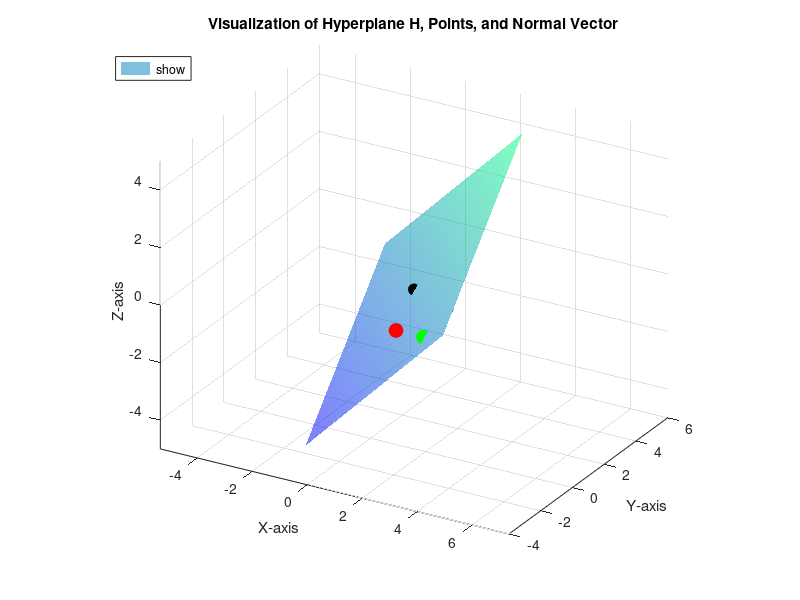

Write the MATLAB code that produced this figure.
% --- 1. Initialization and Vector Definitions ---
clear; clc; close all;

% Define the components of the hyperplane in its PARAMETRIC form
% x = p + s1*d1 + s2*d2
p = [1; 1; 0];
d1 = [1/2; 0; 1/2];      % Direction vector 1 (CORRECTED)
d2 = [0; -1/2; -1/2];    % Direction vector 2 (CORRECTED)

% Define the points to be checked
q1 = [3/2; -1; -1/2];    % This point should NOT be on the plane
q2 = [5/2; -1; -1/2];    % This point SHOULD be on the plane

% --- 2. Calculation of the Normal Form (the task for part "b") ---
% The normal vector 'v' is perpendicular to the direction vectors.
% We calculate it using the cross product.
v_normal = cross(d1, d2);

% Note: v_normal will be [0.25; 0.25; -0.25]. To simplify visualization and
% manual calculations, we can use a scalar multiple, like v = [1; 1; -1].
% MATLAB handles either form fine, but it's good to be aware.
% We will use the scaled normal vector for plotting the quiver (arrow).
v_scaled = v_normal * 4; % -> Results in [1; 1; -1]

% --- 3. Creating the Meshgrid to Draw the Plane ---
% We create a grid of values for the parameters s1 and s2.
% This allows us to generate many points on the plane to draw it as a surface.
[s1_grid, s2_grid] = meshgrid(-5:0.5:5); 

% Calculate the (x, y, z) coordinates for each point in the plane's grid
% using the parametric form.
X = p(1) + s1_grid .* d1(1) + s2_grid .* d2(1);
Y = p(2) + s1_grid .* d1(2) + s2_grid .* d2(2);
Z = p(3) + s1_grid .* d1(3) + s2_grid .* d2(3);

% --- 4. Graphical Visualization ---
figure;
hold on; % Allows plotting multiple elements in the same figure
grid on;
axis equal; % Ensures that the proportions on all axes are the same

% Plot the hyperplane (the surface)
surf(X, Y, Z, 'FaceAlpha', 0.5, 'EdgeColor', 'none', 'DisplayName', 'Hyperplane H');
colormap(winter);

% Plot the anchor point 'p' (the known point on the plane)
plot3(p(1), p(2), p(3), 'ko', 'MarkerFaceColor', 'k', 'MarkerSize', 8, 'DisplayName', 'Point p');

% Plot points q1 and q2 to visually check their positions
plot3(q1(1), q1(2), q1(3), 'ro', 'MarkerFaceColor', 'r', 'MarkerSize', 10, 'DisplayName', 'Point q1 (Outside)');
plot3(q2(1), q2(2), q2(3), 'go', 'MarkerFaceColor', 'g', 'MarkerSize', 10, 'DisplayName', 'Point q2 (Inside)');

% Add the normal vector! This is the key visualization for part (b).
% We draw it starting from point 'p'. The quiver3 function draws arrows.
quiver3(p(1), p(2), p(3), v_scaled(1), v_scaled(2), v_scaled(3), ...
    'm', 'LineWidth', 2, 'MaxHeadSize', 0.5, 'DisplayName', 'Normal Vector v');

% --- 5. Final Plot Configuration ---
title('Visualization of Hyperplane H, Points, and Normal Vector');
xlabel('X-axis');
ylabel('Y-axis');
zlabel('Z-axis');
legend('show', 'Location', 'northwest');
view(30, 25); % Adjust the viewing angle for a better perspective
rotate3d on;  % Allows rotating the figure with the mouse

hold off;
